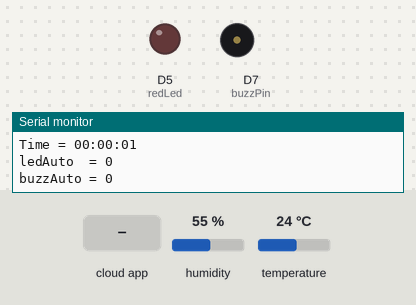
This sketch was run on a simulated ESP8266 (NodeMCU). On the bench: output pins drawn as LEDs (lit = HIGH), buzzer (waves = sounding), the last lines printed to the serial monitor. The inputs (shaded band) are chosen by the test bench; at power-on: humidity 55 %, temperature 24 °C. WiFi joins after 1.5 s; servers stay silent unless stated; the Firebase database answers and starts empty.

Above: at 3.0 s.
3.1 s: the phone or cloud app sets buzzer to 1
At 4.3 s:
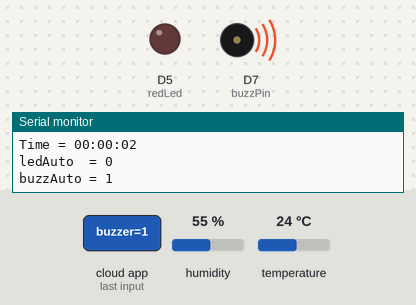
10.7 s: the phone or cloud app sets led to 1
At 13.8 s:
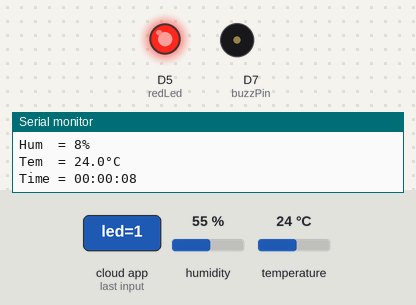
16.0 s: the phone or cloud app sets led to 0
At 17.52 s:
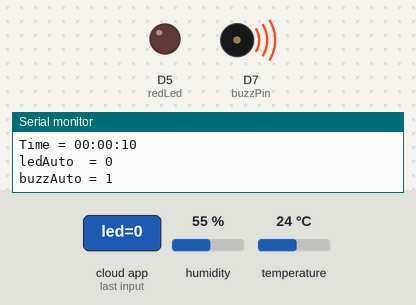
22.3 s: the phone or cloud app sets buzzer to 0
At 23.2 s:
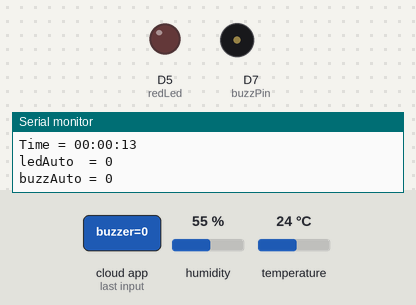
Timing chart, 0 to 24.8 s (numbered marks = the images above; inputs shaded):
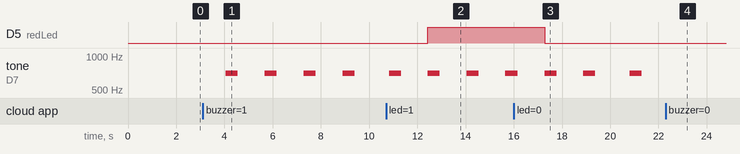

Measured:
- after the input at 3.1 s, tone on D7 (buzzPin): alternates 700 Hz for 0.50 s and silent for 1.1 s, starting after 0.95 s
- after the input at 10.7 s, D5 (redLed): LOW → HIGH after 1.7 s
- after the input at 16.0 s, D5 (redLed): HIGH → LOW after 1.3 s
- after the input at 22.3 s, tone on D7 (buzzPin): stops changing and stays silent

The sketch:

dht11-led-buzzer-automation.ino
```cpp
// Konfigurasi dan Otorisasi ke Blynk
#define BLYNK_TEMPLATE_ID "XXXXX"
#define BLYNK_DEVICE_NAME "XXXXX"
#define BLYNK_AUTH_TOKEN "XXXXX"

// Konfigurasi Host dan Otorisasi ke Firebase
#define FIREBASE_HOST "XXXXX"
#define FIREBASE_AUTH "XXXXX"

// Konfigurasi Wi-Fi SSID dan Password
#define WIFI_SSID "XXXXX"
#define WIFI_PASSWORD "XXXXX"

// Konfigurasi pin DHT11 dan LED
#define DHTPIN D6
#define redLed D5

// Konfigurasi pin Buzzer
#define buzzPin D7

// Konfigurasi tipe DHT ke DHT11
#define DHTTYPE DHT11

// Menyertakan library Firebase untuk ESP8266
#include "FirebaseESP8266.h"

// Menyertakan Library Wi-Fi ESP8266 dan DHT
#include <ESP8266WiFi.h>
#include <DHT.h>

// Menyertakan library Blynk untuk ESP8266
#include <BlynkSimpleEsp8266.h>

// Inisialisasi FirebaseData dan Parse menggunakan JSON
FirebaseData firebaseData;
FirebaseData ledAuto;
FirebaseData buzzAuto;
FirebaseJson json;

// Inisialisasi DHT pin dan tipe
DHT dht(DHTPIN, DHTTYPE);

// Variabel untuk menyimpan data sensor, status, dan waktu
float h, t;
float hTemp, tTemp, ledAutoFloat, buzzAutoFloat, ledAutoTemp, buzAutoTemp;
bool dhtStatus, ledStatus = false;
int secSS, minMM, hrsHH = 0;

unsigned long theTime;
long beforeTime;

// Konfigurasi koneksi ke Blynk
char auth[] = BLYNK_AUTH_TOKEN;
char ssid[] = WIFI_SSID;
char pass[] = WIFI_PASSWORD;

void setup() {
  // Membaca kecepatan serial (baud) sebesar 9600
  Serial.begin(9600);

  // Memulai DHT
  dht.begin();

  // Menginisialisasi pin LED sebagai keluaran
  pinMode(redLed, OUTPUT);

  // Memulai konektivitas Blynk
  Blynk.begin(auth, ssid, pass);

  // Memulai konektivitas Firebase
  Firebase.begin(FIREBASE_HOST, FIREBASE_AUTH);
  Firebase.reconnectWiFi(true);
}

// Prosedur untuk membaca sensor DHT11
void sensorUpdate() {
  // Menyimpan kelembaban dan suhu pada masing-masing variabel
  h = dht.readHumidity();
  t = dht.readTemperature();

  // Mencetak kedua data ke serial monitor
  Serial.printf("\nHum  = %d%%", h);
  Serial.printf("\nTem  = %.1f°C", t);

  // Tidak menggunakan fahrenheit
  float f = dht.readTemperature(false);
  // Kondisi ketika sensor tidak dapat membaca data
  if (isnan(h) || isnan(t) || isnan(f))
  {
    // Konsisi dibawah hanya dijalankan satu kali
    if (dhtStatus == true) {
      dhtStatus = false;
      Blynk.virtualWrite(V0, 0);
      Serial.printf("\nBlynk dhtStatus failed.");
    }
    return;
  } else {
    // Konsisi dibawah hanya dijalankan satu kali
    if (dhtStatus == false) {
      dhtStatus = true;
      Blynk.virtualWrite(V0, 1);
      Serial.printf("\nBlynk dhtStatus reading.");
    }
  }

  // Hanya jika terjadi perubahan data maka akan dikirimkan ke Blynk
  if (hTemp != h) {
    Blynk.virtualWrite(V5, h);
    Serial.printf("\nBlynk Hum updated.");
  }
  if (tTemp != t) {
    Blynk.virtualWrite(V4, t);
    Serial.printf("\nBlynk Tem updated.");
  }
  hTemp = h;
  tTemp = t;
}

// Prosedur untuk membaca aktuator LED dan Buzzer
void actuatorUpdate() {
  Firebase.getInt(ledAuto, "/dht11/status/led");
  Firebase.getInt(buzzAuto, "/dht11/status/buzzer");

  // Ubah data FirebaseData ke Float
  ledAutoFloat = ledAuto.floatData();
  buzzAutoFloat = buzzAuto.floatData();

  // Hanya jika terjadi perubahan data maka akan dikirimkan ke Blynk
  if (ledAutoTemp != ledAutoFloat) {
    Blynk.virtualWrite(V1, ledAutoFloat);
    Serial.printf("\nBlynk LED updated.");
  }
  ledAutoTemp = ledAutoFloat;

  if (buzAutoTemp != buzzAutoFloat) {
    Blynk.virtualWrite(V2, buzzAutoFloat);
    Serial.printf("\nBlynk Buzzer updated.");
  }
  buzAutoTemp = buzzAutoFloat;
}

// Prosedur untuk menyimpan data ke Firebase
void updateDataToFirebase() {
  Firebase.setFloat(firebaseData, "/dht11/humidity", dht.readHumidity());
  Firebase.setFloat(firebaseData, "/dht11/temperature", dht.readTemperature());
}

void automationLedBuzzer() {
  Firebase.getInt(ledAuto, "/dht11/status/led");
  Firebase.getInt(buzzAuto, "/dht11/status/buzzer");

  Serial.printf("\nledAuto  = %d", ledAuto.intData());
  Serial.printf("\nbuzzAuto = %d", buzzAuto.intData());

  if (ledAuto.intData() == 1) {
    digitalWrite(redLed, HIGH);
  } else {
    digitalWrite(redLed, LOW);
  }
  if (buzzAuto.intData() == 1) {
    tone(buzzPin, 700, 500);
  } else {
    noTone(buzzPin);
  }
}

void loop() {
  // Jalankan sensor update setiap iterasi
  sensorUpdate();
  // Jalankan Blynk
  Blynk.run();

  // Jalankan aktuator update setiap iterasi
  actuatorUpdate();

  // Untuk membuat penghitung waktu
  theTime = millis() / 1000;
  if (theTime > beforeTime) {
    secSS++;
    if (secSS >= 60) {
      secSS = 0;
      minMM++;
      if (minMM >= 60) {
        minMM = 0;
        hrsHH++;
        if (hrsHH >= 99) {
          secSS = 0;
          minMM = 0;
          hrsHH = 0;
        }
      }
    }
    beforeTime = theTime;
  }
  Serial.printf("\nTime = %02d:%02d:%02d\n", hrsHH, minMM, secSS);

  // Kondisi ketika program telah berjalan 10 detik, maka akan memperbarui data ke Firebase
  if (theTime % 10 == 0) { updateDataToFirebase(); }

  // Otomasi
  automationLedBuzzer();

  delay(1000);
}
```
